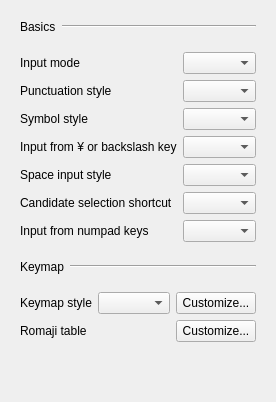
       <widget class="QWidget" name="basicTab">
        <attribute name="title">
         <string>General</string>
        </attribute>
        <layout class="QVBoxLayout" name="basicTabLayout">
         <property name="spacing">
          <number>0</number>
         </property>
         <item>
          <widget class="QFrame" name="basicsHeader">
           <property name="frameShape">
            <enum>QFrame::Shape::NoFrame</enum>
           </property>
           <property name="class" stdset="0">
            <string>setting-group-header</string>
           </property>
           <layout class="QHBoxLayout" name="horizontalLayout">
            <item>
             <widget class="QLabel" name="basicsLabel">
              <property name="text">
               <string>Basics</string>
              </property>
             </widget>
            </item>
            <item>
             <widget class="Line" name="basicsLine">
              <property name="sizePolicy">
               <sizepolicy hsizetype="MinimumExpanding" vsizetype="Fixed">
                <horstretch>0</horstretch>
                <verstretch>0</verstretch>
               </sizepolicy>
              </property>
              <property name="orientation">
               <enum>Qt::Orientation::Horizontal</enum>
              </property>
              <property name="class" stdset="0">
               <string>setting-group-line</string>
              </property>
             </widget>
            </item>
           </layout>
          </widget>
         </item>
         <item>
          <widget class="QFrame" name="basicsGroup">
           <property name="frameShape">
            <enum>QFrame::Shape::NoFrame</enum>
           </property>
           <property name="class" stdset="0">
            <string>setting-group-layout</string>
           </property>
           <layout class="QGridLayout" name="gridLayout">
            <item row="0" column="1">
             <widget class="QComboBox" name="inputModeComboBox"/>
            </item>
            <item row="1" column="1">
             <widget class="QComboBox" name="punctuationsSettingComboBox"/>
            </item>
            <item row="2" column="1">
             <widget class="QComboBox" name="symbolsSettingComboBox">
              <property name="enabled">
               <bool>true</bool>
              </property>
             </widget>
            </item>
            <item row="4" column="1">
             <widget class="QComboBox" name="spaceCharacterFormComboBox">
              <property name="enabled">
               <bool>true</bool>
              </property>
             </widget>
            </item>
            <item row="0" column="0">
             <widget class="QLabel" name="inputModeLabel">
              <property name="text">
               <string>Input mode</string>
              </property>
             </widget>
            </item>
            <item row="1" column="0">
             <widget class="QLabel" name="PunctuationsSettingLabel">
              <property name="text">
               <string>Punctuation style</string>
              </property>
             </widget>
            </item>
            <item row="2" column="0">
             <widget class="QLabel" name="symbolsSettingLabel">
              <property name="text">
               <string>Symbol style</string>
              </property>
             </widget>
            </item>
            <item row="4" column="0">
             <widget class="QLabel" name="spaceInputSettingLabel">
              <property name="text">
               <string>Space input style</string>
              </property>
             </widget>
            </item>
            <item row="5" column="1">
             <widget class="QComboBox" name="selectionShortcutModeComboBox"/>
            </item>
            <item row="5" column="0">
             <widget class="QLabel" name="selectionShortcutModeLabel">
              <property name="text">
               <string>Candidate selection shortcut</string>
              </property>
             </widget>
            </item>
            <item row="6" column="0">
             <widget class="QLabel" name="numpadCharacterFormLabel">
              <property name="text">
               <string>Input from numpad keys</string>
              </property>
             </widget>
            </item>
            <item row="6" column="1">
             <widget class="QComboBox" name="numpadCharacterFormComboBox"/>
            </item>
            <item row="3" column="0">
             <widget class="QLabel" name="yenSignLabel">
              <property name="text">
               <string>Input from ¥ or backslash key</string>
              </property>
             </widget>
            </item>
            <item row="3" column="1">
             <widget class="QComboBox" name="yenSignComboBox"/>
            </item>
           </layout>
          </widget>
         </item>
         <item>
          <widget class="QFrame" name="keymapHeader">
           <property name="frameShape">
            <enum>QFrame::Shape::NoFrame</enum>
           </property>
           <property name="class" stdset="0">
            <string>setting-group-header</string>
           </property>
           <layout class="QHBoxLayout" name="horizontalLayout_11">
            <item>
             <widget class="QLabel" name="label_4">
              <property name="text">
               <string>Keymap</string>
              </property>
             </widget>
            </item>
            <item>
             <widget class="Line" name="line_3">
              <property name="sizePolicy">
               <sizepolicy hsizetype="MinimumExpanding" vsizetype="Fixed">
                <horstretch>0</horstretch>
                <verstretch>0</verstretch>
               </sizepolicy>
              </property>
              <property name="orientation">
               <enum>Qt::Orientation::Horizontal</enum>
              </property>
              <property name="class" stdset="0">
               <string>setting-group-line</string>
              </property>
             </widget>
            </item>
           </layout>
          </widget>
         </item>
         <item>
          <widget class="QFrame" name="keymapGroup">
           <property name="frameShape">
            <enum>QFrame::Shape::NoFrame</enum>
           </property>
           <property name="class" stdset="0">
            <string>setting-group-layout</string>
           </property>
           <layout class="QGridLayout" name="gridLayout_2">
            <item row="0" column="1">
             <widget class="QComboBox" name="keymapSettingComboBox"/>
            </item>
            <item row="0" column="0">
             <widget class="QLabel" name="keymapSettingLabel">
              <property name="text">
               <string>Keymap style</string>
              </property>
             </widget>
            </item>
            <item row="0" column="2">
             <widget class="QPushButton" name="editKeymapButton">
              <property name="text">
               <string>Customize...</string>
              </property>
             </widget>
            </item>
            <item row="1" column="2">
             <widget class="QPushButton" name="editRomanTableButton">
              <property name="text">
               <string>Customize...</string>
              </property>
             </widget>
            </item>
            <item row="1" column="0">
             <widget class="QLabel" name="label_11">
              <property name="text">
               <string>Romaji table</string>
              </property>
             </widget>
            </item>
           </layout>
          </widget>
         </item>
         <item>
          <spacer name="basicTabBottomSpacer">
           <property name="orientation">
            <enum>Qt::Orientation::Vertical</enum>
           </property>
           <property name="sizeHint" stdset="0">
            <size>
             <width>20</width>
             <height>40</height>
            </size>
           </property>
          </spacer>
         </item>
        </layout>
       </widget>
